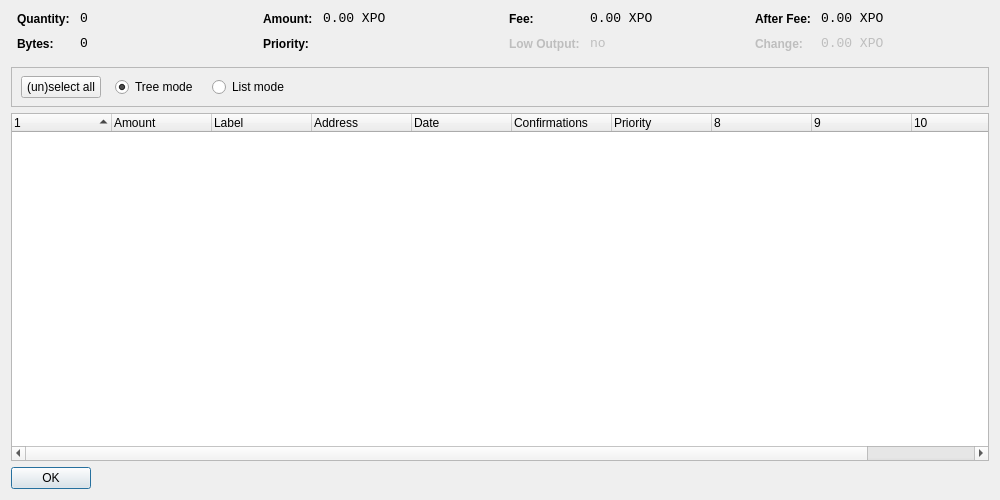
<?xml version="1.0" encoding="UTF-8"?>
<ui version="4.0">
 <class>CoinControlDialog</class>
 <widget class="QDialog" name="CoinControlDialog">
  <property name="geometry">
   <rect>
    <x>0</x>
    <y>0</y>
    <width>1000</width>
    <height>500</height>
   </rect>
  </property>
  <property name="windowTitle">
   <string>Coin Control</string>
  </property>
  <layout class="QVBoxLayout" name="verticalLayout">
   <item>
    <layout class="QHBoxLayout" name="horizontalLayoutTop" stretch="0,0,0,0">
     <property name="topMargin">
      <number>0</number>
     </property>
     <property name="bottomMargin">
      <number>10</number>
     </property>
     <item>
      <layout class="QFormLayout" name="formLayoutCoinControl1">
       <property name="horizontalSpacing">
        <number>10</number>
       </property>
       <property name="verticalSpacing">
        <number>10</number>
       </property>
       <property name="leftMargin">
        <number>6</number>
       </property>
       <property name="rightMargin">
        <number>6</number>
       </property>
       <item row="0" column="0">
        <widget class="QLabel" name="labelCoinControlQuantityText">
         <property name="styleSheet">
          <string notr="true">font-weight:bold;</string>
         </property>
         <property name="text">
          <string>Quantity:</string>
         </property>
        </widget>
       </item>
       <item row="0" column="1">
        <widget class="QLabel" name="labelCoinControlQuantity">
         <property name="font">
          <font>
           <family>Monospace</family>
           <pointsize>10</pointsize>
          </font>
         </property>
         <property name="cursor">
          <cursorShape>IBeamCursor</cursorShape>
         </property>
         <property name="contextMenuPolicy">
          <enum>Qt::ActionsContextMenu</enum>
         </property>
         <property name="text">
          <string notr="true">0</string>
         </property>
         <property name="textInteractionFlags">
          <set>Qt::LinksAccessibleByMouse|Qt::TextSelectableByKeyboard|Qt::TextSelectableByMouse</set>
         </property>
        </widget>
       </item>
       <item row="1" column="0">
        <widget class="QLabel" name="labelCoinControlBytesText">
         <property name="styleSheet">
          <string notr="true">font-weight:bold;</string>
         </property>
         <property name="text">
          <string>Bytes:</string>
         </property>
        </widget>
       </item>
       <item row="1" column="1">
        <widget class="QLabel" name="labelCoinControlBytes">
         <property name="font">
          <font>
           <family>Monospace</family>
           <pointsize>10</pointsize>
          </font>
         </property>
         <property name="cursor">
          <cursorShape>IBeamCursor</cursorShape>
         </property>
         <property name="contextMenuPolicy">
          <enum>Qt::ActionsContextMenu</enum>
         </property>
         <property name="text">
          <string notr="true">0</string>
         </property>
         <property name="textInteractionFlags">
          <set>Qt::LinksAccessibleByMouse|Qt::TextSelectableByKeyboard|Qt::TextSelectableByMouse</set>
         </property>
        </widget>
       </item>
      </layout>
     </item>
     <item>
      <layout class="QFormLayout" name="formLayoutCoinControl2">
       <property name="horizontalSpacing">
        <number>10</number>
       </property>
       <property name="verticalSpacing">
        <number>10</number>
       </property>
       <property name="leftMargin">
        <number>6</number>
       </property>
       <property name="rightMargin">
        <number>6</number>
       </property>
       <item row="0" column="0">
        <widget class="QLabel" name="labelCoinControlAmountText">
         <property name="styleSheet">
          <string notr="true">font-weight:bold;</string>
         </property>
         <property name="text">
          <string>Amount:</string>
         </property>
        </widget>
       </item>
       <item row="0" column="1">
        <widget class="QLabel" name="labelCoinControlAmount">
         <property name="font">
          <font>
           <family>Monospace</family>
           <pointsize>10</pointsize>
          </font>
         </property>
         <property name="cursor">
          <cursorShape>IBeamCursor</cursorShape>
         </property>
         <property name="contextMenuPolicy">
          <enum>Qt::ActionsContextMenu</enum>
         </property>
         <property name="text">
          <string notr="true">0.00 XPO</string>
         </property>
         <property name="textInteractionFlags">
          <set>Qt::LinksAccessibleByMouse|Qt::TextSelectableByKeyboard|Qt::TextSelectableByMouse</set>
         </property>
        </widget>
       </item>
       <item row="1" column="0">
        <widget class="QLabel" name="labelCoinControlPriorityText">
         <property name="styleSheet">
          <string notr="true">font-weight:bold;</string>
         </property>
         <property name="text">
          <string>Priority:</string>
         </property>
        </widget>
       </item>
       <item row="1" column="1">
        <widget class="QLabel" name="labelCoinControlPriority">
         <property name="font">
          <font>
           <family>Monospace</family>
           <pointsize>10</pointsize>
          </font>
         </property>
         <property name="cursor">
          <cursorShape>IBeamCursor</cursorShape>
         </property>
         <property name="contextMenuPolicy">
          <enum>Qt::ActionsContextMenu</enum>
         </property>
         <property name="text">
          <string/>
         </property>
         <property name="textInteractionFlags">
          <set>Qt::LinksAccessibleByMouse|Qt::TextSelectableByKeyboard|Qt::TextSelectableByMouse</set>
         </property>
        </widget>
       </item>
      </layout>
     </item>
     <item>
      <layout class="QFormLayout" name="formLayoutCoinControl3">
       <property name="horizontalSpacing">
        <number>10</number>
       </property>
       <property name="verticalSpacing">
        <number>10</number>
       </property>
       <property name="leftMargin">
        <number>6</number>
       </property>
       <property name="rightMargin">
        <number>6</number>
       </property>
       <item row="0" column="0">
        <widget class="QLabel" name="labelCoinControlFeeText">
         <property name="styleSheet">
          <string notr="true">font-weight:bold;</string>
         </property>
         <property name="text">
          <string>Fee:</string>
         </property>
        </widget>
       </item>
       <item row="0" column="1">
        <widget class="QLabel" name="labelCoinControlFee">
         <property name="font">
          <font>
           <family>Monospace</family>
           <pointsize>10</pointsize>
          </font>
         </property>
         <property name="cursor">
          <cursorShape>IBeamCursor</cursorShape>
         </property>
         <property name="contextMenuPolicy">
          <enum>Qt::ActionsContextMenu</enum>
         </property>
         <property name="text">
          <string notr="true">0.00 XPO</string>
         </property>
         <property name="textInteractionFlags">
          <set>Qt::LinksAccessibleByMouse|Qt::TextSelectableByKeyboard|Qt::TextSelectableByMouse</set>
         </property>
        </widget>
       </item>
       <item row="1" column="0">
        <widget class="QLabel" name="labelCoinControlLowOutputText">
         <property name="enabled">
          <bool>false</bool>
         </property>
         <property name="styleSheet">
          <string notr="true">font-weight:bold;</string>
         </property>
         <property name="text">
          <string>Low Output:</string>
         </property>
        </widget>
       </item>
       <item row="1" column="1">
        <widget class="QLabel" name="labelCoinControlLowOutput">
         <property name="enabled">
          <bool>false</bool>
         </property>
         <property name="font">
          <font>
           <family>Monospace</family>
           <pointsize>10</pointsize>
          </font>
         </property>
         <property name="cursor">
          <cursorShape>IBeamCursor</cursorShape>
         </property>
         <property name="contextMenuPolicy">
          <enum>Qt::ActionsContextMenu</enum>
         </property>
         <property name="text">
          <string notr="true">no</string>
         </property>
         <property name="textInteractionFlags">
          <set>Qt::LinksAccessibleByMouse|Qt::TextSelectableByKeyboard|Qt::TextSelectableByMouse</set>
         </property>
        </widget>
       </item>
      </layout>
     </item>
     <item>
      <layout class="QFormLayout" name="formLayoutCoinControl4">
       <property name="horizontalSpacing">
        <number>10</number>
       </property>
       <property name="verticalSpacing">
        <number>10</number>
       </property>
       <property name="leftMargin">
        <number>6</number>
       </property>
       <property name="rightMargin">
        <number>6</number>
       </property>
       <item row="0" column="0">
        <widget class="QLabel" name="labelCoinControlAfterFeeText">
         <property name="styleSheet">
          <string notr="true">font-weight:bold;</string>
         </property>
         <property name="text">
          <string>After Fee:</string>
         </property>
        </widget>
       </item>
       <item row="0" column="1">
        <widget class="QLabel" name="labelCoinControlAfterFee">
         <property name="font">
          <font>
           <family>Monospace</family>
           <pointsize>10</pointsize>
          </font>
         </property>
         <property name="cursor">
          <cursorShape>IBeamCursor</cursorShape>
         </property>
         <property name="contextMenuPolicy">
          <enum>Qt::ActionsContextMenu</enum>
         </property>
         <property name="text">
          <string notr="true">0.00 XPO</string>
         </property>
         <property name="textInteractionFlags">
          <set>Qt::LinksAccessibleByMouse|Qt::TextSelectableByKeyboard|Qt::TextSelectableByMouse</set>
         </property>
        </widget>
       </item>
       <item row="1" column="0">
        <widget class="QLabel" name="labelCoinControlChangeText">
         <property name="enabled">
          <bool>false</bool>
         </property>
         <property name="styleSheet">
          <string notr="true">font-weight:bold;</string>
         </property>
         <property name="text">
          <string>Change:</string>
         </property>
        </widget>
       </item>
       <item row="1" column="1">
        <widget class="QLabel" name="labelCoinControlChange">
         <property name="enabled">
          <bool>false</bool>
         </property>
         <property name="font">
          <font>
           <family>Monospace</family>
           <pointsize>10</pointsize>
          </font>
         </property>
         <property name="cursor">
          <cursorShape>IBeamCursor</cursorShape>
         </property>
         <property name="contextMenuPolicy">
          <enum>Qt::ActionsContextMenu</enum>
         </property>
         <property name="text">
          <string notr="true">0.00 XPO</string>
         </property>
         <property name="textInteractionFlags">
          <set>Qt::LinksAccessibleByMouse|Qt::TextSelectableByKeyboard|Qt::TextSelectableByMouse</set>
         </property>
        </widget>
       </item>
      </layout>
     </item>
    </layout>
   </item>
   <item>
    <widget class="QFrame" name="frame">
     <property name="minimumSize">
      <size>
       <width>0</width>
       <height>40</height>
      </size>
     </property>
     <property name="frameShape">
      <enum>QFrame::StyledPanel</enum>
     </property>
     <property name="frameShadow">
      <enum>QFrame::Sunken</enum>
     </property>
     <widget class="QWidget" name="horizontalLayoutWidget">
      <property name="geometry">
       <rect>
        <x>10</x>
        <y>0</y>
        <width>781</width>
        <height>41</height>
       </rect>
      </property>
      <layout class="QHBoxLayout" name="horizontalLayoutPanel" stretch="0,0,0,0,0">
       <property name="spacing">
        <number>14</number>
       </property>
       <item>
        <widget class="QPushButton" name="pushButtonSelectAll">
         <property name="sizePolicy">
          <sizepolicy hsizetype="Maximum" vsizetype="Fixed">
           <horstretch>0</horstretch>
           <verstretch>0</verstretch>
          </sizepolicy>
         </property>
         <property name="text">
          <string>(un)select all</string>
         </property>
        </widget>
       </item>
       <item>
        <widget class="QRadioButton" name="radioTreeMode">
         <property name="sizePolicy">
          <sizepolicy hsizetype="Maximum" vsizetype="Fixed">
           <horstretch>0</horstretch>
           <verstretch>0</verstretch>
          </sizepolicy>
         </property>
         <property name="text">
          <string>Tree mode</string>
         </property>
         <property name="checked">
          <bool>true</bool>
         </property>
        </widget>
       </item>
       <item>
        <widget class="QRadioButton" name="radioListMode">
         <property name="sizePolicy">
          <sizepolicy hsizetype="Maximum" vsizetype="Fixed">
           <horstretch>0</horstretch>
           <verstretch>0</verstretch>
          </sizepolicy>
         </property>
         <property name="text">
          <string>List mode</string>
         </property>
        </widget>
       </item>
       <item>
        <spacer name="horizontalSpacer">
         <property name="orientation">
          <enum>Qt::Horizontal</enum>
         </property>
         <property name="sizeHint" stdset="0">
          <size>
           <width>40</width>
           <height>20</height>
          </size>
         </property>
        </spacer>
       </item>
      </layout>
     </widget>
    </widget>
   </item>
   <item>
    <widget class="CoinControlTreeWidget" name="treeWidget">
     <property name="contextMenuPolicy">
      <enum>Qt::CustomContextMenu</enum>
     </property>
     <property name="sortingEnabled">
      <bool>false</bool>
     </property>
     <property name="columnCount">
      <number>11</number>
     </property>
     <attribute name="headerShowSortIndicator" stdset="0">
      <bool>true</bool>
     </attribute>
     <attribute name="headerStretchLastSection">
      <bool>false</bool>
     </attribute>
     <column>
      <property name="text">
       <string/>
      </property>
     </column>
     <column>
      <property name="text">
       <string>Amount</string>
      </property>
     </column>
     <column>
      <property name="text">
       <string>Label</string>
      </property>
     </column>
     <column>
      <property name="text">
       <string>Address</string>
      </property>
     </column>
     <column>
      <property name="text">
       <string>Date</string>
      </property>
     </column>
     <column>
      <property name="text">
       <string>Confirmations</string>
      </property>
      <property name="toolTip">
       <string>Confirmed</string>
      </property>
     </column>
     <column>
      <property name="text">
       <string>Priority</string>
      </property>
     </column>
     <column>
      <property name="text">
       <string/>
      </property>
     </column>
     <column>
      <property name="text">
       <string/>
      </property>
     </column>
     <column>
      <property name="text">
       <string/>
      </property>
     </column>
     <column>
      <property name="text">
       <string/>
      </property>
     </column>
    </widget>
   </item>
   <item>
    <widget class="QDialogButtonBox" name="buttonBox">
     <property name="sizePolicy">
      <sizepolicy hsizetype="Maximum" vsizetype="Fixed">
       <horstretch>0</horstretch>
       <verstretch>0</verstretch>
      </sizepolicy>
     </property>
     <property name="orientation">
      <enum>Qt::Horizontal</enum>
     </property>
     <property name="standardButtons">
      <set>QDialogButtonBox::Ok</set>
     </property>
    </widget>
   </item>
  </layout>
 </widget>
 <customwidgets>
  <customwidget>
   <class>CoinControlTreeWidget</class>
   <extends>QTreeWidget</extends>
   <header>coincontroltreewidget.h</header>
  </customwidget>
 </customwidgets>
 <resources/>
 <connections/>
</ui>
